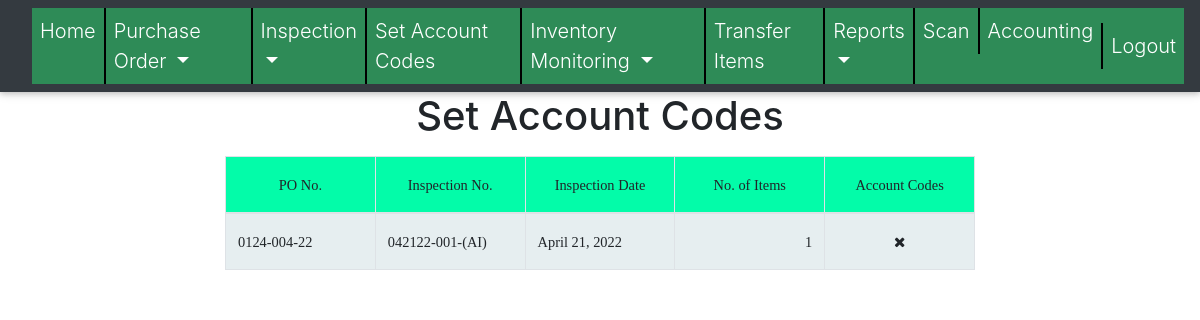
Page /app/set-acc-codes-list (signed in) on the committed database.
### newapp/models.py (models this page shows, shortened)
class Inspection(models.Model):
	date = models.DateField(default = datetime.datetime.now)
	series = models.PositiveIntegerField(null = True)
	po = models.ForeignKey(PurchaseOrder, on_delete = models.CASCADE)
	requisitioning_office = models.ForeignKey(RequisitioningOffice, on_delete = models.CASCADE)
	campus = models.ForeignKey(Campus, on_delete = models.CASCADE)
	date_received = models.DateField()
	purpose = models.TextField(null = True, blank = True)
	receive_status = models.ForeignKey(ReceiveStatus, on_delete = models.CASCADE)
	inspection_officer = models.ForeignKey(InspectionOfficer, on_delete = models.CASCADE)
	with_acc_codes = models.BooleanField(default = False)
	inspection_date = models.DateField(default = datetime.datetime.now)
	@property
	def ins_no(self):
		d = datetime.datetime.combine(self.date, datetime.datetime.min.time())
		mdy = d.strftime("%m%d%y")
		s = str(self.series).zfill(3)
		camp = self.campus.name
		return f'{mdy}-{s}-({camp[0].title()}I)'
	def __str__(self):
		return self.ins_no

class PurchaseOrder(models.Model):
	date = models.DateField()
	series = models.PositiveIntegerField()
	supplier = models.ForeignKey(Supplier, on_delete = models.CASCADE, null = True)
	requesting_end_user = models.ForeignKey(RequestingEndUser, on_delete = models.CASCADE, null = True)
	date_received_by_supplier = models.DateField(null = True)
	date_received_from_bac = models.DateField(null = True)
	term_of_delivery = models.PositiveIntegerField(null = True)
	mode_of_procurement = models.ForeignKey(ModeOfProcurement, on_delete = models.CASCADE, null = True)
	fund_source = models.ForeignKey(FundSource, on_delete = models.CASCADE, null = True)
	amounts = models.FloatField(null = True)
	remarks = models.TextField(null = True)
	date_recorded = models.DateField(default = timezone.now, null = True)
	@property
	def po_no(self):
		md = self.date.strftime("%m%d")
		y = self.date.strftime("%y")
		series = self.series
		return f'{md}-{str(series).zfill(3)}-{y}'
	def __str__(self):
		return self.po_no

class Campus(models.Model):
	name = models.CharField(max_length = 200)

### newapp/views.py (the view)
# urls.py: path("set-acc-codes-list", views.set_account_codes_list, name='acc_code_list'),
@login_required
def set_account_codes_list(request):
	ins_list = Inspection.objects.all()
	context = {}
	context['ins_list'] = ins_list
	return render(request, "newapp/set_acc_code_list.html", context)

### newapp/templates/newapp/set_acc_code_list.html
{% extends "newapp/base.html" %}
{% block content %}
<h1 class="text-center mb-2">Set Account Codes</h1>
<div class="container mt-3">
<table class="table table-bordered table-hover" style="table-layout: fixed; width: 750px; margin-left: auto; margin-right: auto;">
	<thead>
		<tr>
			<th class="text-center" style="width: 80px;">PO No.</th>
			<th class="text-center" style="width: 80px;">Inspection No.</th>
			<th class="text-center" style="width: 80px;">Inspection Date</th>
			<th class="text-center" style="width: 80px;">No. of Items</th>
			<th class="text-center" style="width: 80px;">Account Codes</th>
		</tr>
	</thead>
	<tbody>
		{% if ins_list.count < 1%}
		<tr>
			<td colspan='5' class="card-text text-center bold">THERE ARE NO ITEMS FOUND</td>
		</tr>
		{% else %}
		{% for x in ins_list%}
		<tr>
			<td>{{x.po}}</td>
			<td>
				{% if x.with_acc_codes %}
				{{x}}
				{% else %}
				<a href="{% url 'acc-codes-ins' x.id %}">{{x}}</a>
				{% endif %}
			</td>
			<td>{{x.date}}</td>
			<td class="text-right">{{x.item_set.count}}</td>
			{% if x.with_acc_codes %}
			<td class="text-center"><a href="#"><span class="fa fa-check"></span></a></td>
			{% else %}
			<td class="text-center"><span class="fa fa-times"></span></td>
			{% endif %}
		</tr>
		{% endfor %}
		{% endif %}
	</tbody>
</table>
</div>
{% endblock content %}

### newapp/templates/newapp/base.html (style rules this page uses)
table { font-family: Verdana; }
.table thead tr { background-color: #03fca9; }
.table tbody tr:nth-child(odd) { background-color: #e6eef0; }
table { border-collapse: collapse; width: 100%; }
th, td { padding: 8px 16px; }
th { background:#03fca9; }

### rows in the picture
Inspection: po "0124-004-22", date+series+campus "042122-001-(AI)", date "April 21, 2022", item_set.count "1", with_acc_codes False (drawn)
